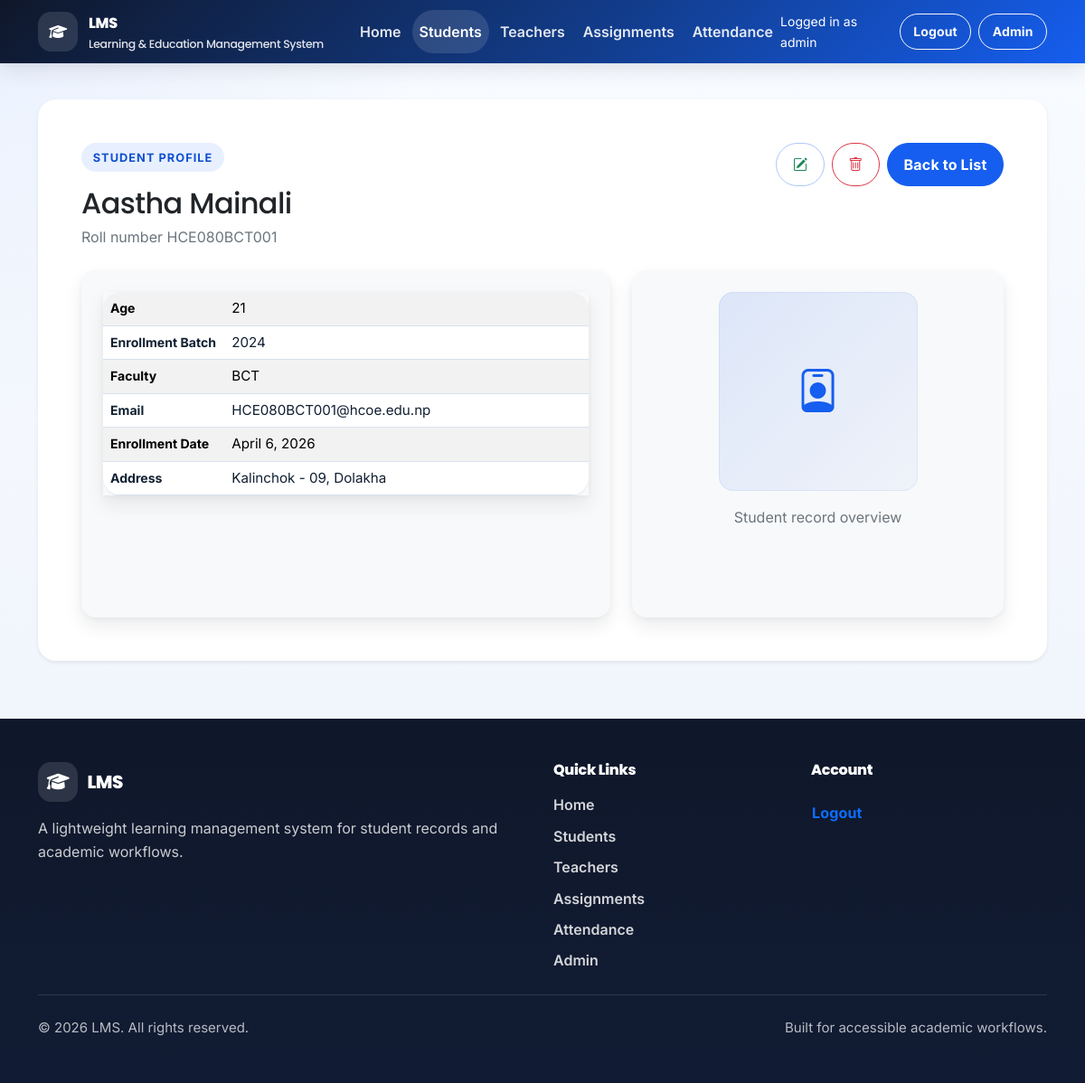
Page /students/50/ (signed in) on the committed database.
### student/models.py (models this page shows, shortened)
class Student(models.Model):
    user = models.OneToOneField(
        User,
        on_delete=models.CASCADE,
        null=True,
        blank=True,
        default=None,
        related_name='student_profile',
    )
    name = models.CharField(max_length=100)
    roll_number = models.CharField(
        max_length=20, unique=True, null=True, blank=True, default=None
    )
    enrollment_batch = models.ForeignKey(
        EnrollmentYear,
        on_delete=models.SET_NULL,
        null=True,
        blank=True,
        default=None,
        related_name='students',
    )
    faculty = models.ForeignKey(
        Faculty,
        on_delete=models.SET_NULL,
        null=True,
        blank=True,
        default=None,
        related_name='students',
    )
    age = models.IntegerField(null=True, blank=True, default=None)
    email = models.EmailField(unique=True, null=True, blank=True, default=None)
    dp = models.ImageField(upload_to='student_dp/', null=True, blank=True, default=None)
    address = models.TextField(null=True, blank=True, default=None)
    enrollment_date = models.DateField(auto_now_add=True)
    is_first_login = models.BooleanField(default=True)

class EnrollmentYear(models.Model):
    year = models.PositiveIntegerField(unique=True)
    def __str__(self):
        return str(self.year)

class Faculty(models.Model):
    name = models.CharField(max_length=150, unique=True)
    objects = FacultyManager()
    def __str__(self):
        return self.name

### student/views.py (the view)
# urls.py: path('<int:pk>/', StudentDetailView.as_view(), name='student-detail'),
class StudentDetailView(LoginRequiredMixin, NonStudentAccessRequiredMixin, DetailView):
    model = Student
    template_name = 'student/student_detail.html'
    context_object_name = 'student'
    queryset = Student.objects.all()

### student/views.py (called while the page is built)
    def dispatch(self, request, *args, **kwargs):
        if hasattr(request.user, 'student_profile') and not (request.user.is_staff or request.user.is_superuser):
            return access_denied_response(request, 'Student accounts cannot access student management pages.')
        return super().dispatch(request, *args, **kwargs)

### LMS/templates/student/student_detail.html (shortened to what this page needs)
{% extends 'base.html' %}
{% block content %}
<section class="container py-4">
	<div class="card shadow-sm border-0 overflow-hidden">
		<div class="card-body p-4 p-lg-5">
			<div class="d-flex flex-wrap justify-content-between align-items-start gap-3 mb-4">
				<div>
					<span class="eyebrow">Student profile</span>
					<h1 class="h2 mb-1">{{ student.name }}</h1>
					<p class="text-secondary mb-0">Roll number {{ student.roll_number }}</p>
				</div>
				<div class="d-flex flex-wrap gap-2">
					<a class="btn btn-outline-primary" href="{% url 'student:student-update' student.pk %}" aria-label="Edit" title="Edit"><i class="bi bi-pencil-square text-success"></i><span class="visually-hidden">Edit</span></a>
					<a class="btn btn-outline-danger" href="{% url 'student:student-delete' student.pk %}" aria-label="Delete" title="Delete"><i class="bi bi-trash text-danger"></i><span class="visually-hidden">Delete</span></a>
					<a class="btn btn-primary" href="{% url 'student:student-list' %}">Back to List</a>
				</div>
			</div>
			<div class="row g-4 student-detail-row">
				<div class="col-lg-7">
					<div class="detail-pane bg-light rounded-4 p-4 h-100">
						<div class="table-responsive">
							<table class="table table-compact table-striped mb-0 align-middle">
								<tbody>
									<tr>
										<th scope="row" class="w-25">Age</th>
										<td>{{ student.age|default_if_none:"-" }}</td>
									</tr>
									<tr>
										<th scope="row">Enrollment Batch</th>
										<td>{{ student.enrollment_batch|default:"-" }}</td>
									</tr>
									<tr>
										<th scope="row">Faculty</th>
										<td>{{ student.faculty|default:"-" }}</td>
									</tr>
									<tr>
										<th scope="row">Email</th>
										<td>{{ student.email|default:"-" }}</td>
									</tr>
									<tr>
										<th scope="row">Enrollment Date</th>
										<td>{{ student.enrollment_date|date:"F j, Y" }}</td>
									</tr>
									<tr>
										<th scope="row">Address</th>
										<td>{{ student.address|default:"-" }}</td>
									</tr>
								</tbody>
							</table>
						</div>
					</div>
				</div>
				<div class="col-lg-5">
					<div class="profile-pane bg-light rounded-4 p-4 h-100 text-center">
						{% if student.dp %}
							<img class="student-image mb-3" src="{{ student.dp.url }}" alt="{{ student.name }} display picture" onerror="this.classList.add('d-none'); this.nextElementSibling.classList.remove('d-none');">
							<div class="profile-placeholder mb-3 d-none">
								<i class="bi bi-person-badge"></i>
							</div>
						{% else %}
							<div class="profile-placeholder mb-3">
								<i class="bi bi-person-badge"></i>
							</div>
						{% endif %}
						<p class="text-secondary mb-0">Student record overview</p>
					</div>
				</div>
			</div>
		</div>
	</div>
</section>
{% endblock %}

### LMS/templates/base.html (shortened to what this page needs)
<!DOCTYPE html>
<html lang="en">
<head>
	{% load static %}
	<link href="https://cdn.jsdelivr.net/npm/bootstrap@5.3.7/dist/css/bootstrap.min.css" rel="stylesheet"
>
	<link rel="stylesheet" href="https://cdn.jsdelivr.net/npm/bootstrap-icons@1.11.3/font/bootstrap-icons.min.css">
	<link rel="stylesheet" href="https://cdnjs.cloudflare.com/ajax/libs/font-awesome/6.7.2/css/all.min.css"
 />
	<link rel="stylesheet" href="{% static 'css/styles.css' %}">
	<link rel="stylesheet" href="{% static 'css/lms-overrides.css' %}">
</head>
<body class="d-flex flex-column min-vh-100">
	<header class="site-header">
		<nav class="navbar navbar-expand-lg navbar-dark">
			<div class="container">
				<a class="navbar-brand" href="{% url 'home' %}" aria-label="LMS home">
					<span class="brand-icon" aria-hidden="true"><i class="fa-solid fa-graduation-cap"></i></span>
					<span class="brand-copy">
						<span class="brand-title">LMS</span>
						<span class="brand-subtitle">Learning & Education Management System</span>
					</span>
				</a>
				<div class="collapse navbar-collapse" id="primaryNav">
					{% with current_url_name=request.resolver_match.url_name current_namespace=request.resolver_match.namespace %}
					<ul class="navbar-nav me-auto mb-2 mb-lg-0 gap-lg-1">
						<li class="nav-item">
							<a class="nav-link {% if current_url_name == 'home' and not current_namespace %}active{% endif %}" href="{% url 'home' %}"
								{% if current_url_name == 'home' and not current_namespace %}aria-current="page"{% endif %}>Home</a>
						</li>
						<li class="nav-item">
							<a class="nav-link {% if current_namespace == 'student' %}active{% endif %}"
								href="{% url 'student:student-list' %}"
								{% if current_namespace == 'student' %}aria-current="page"{% endif %}>Students</a>
						</li>
						<li class="nav-item">
							<a class="nav-link {% if current_namespace == 'teacher' %}active{% endif %}"
								href="{% url 'teacher:teacher-list' %}"
								{% if current_namespace == 'teacher' %}aria-current="page"{% endif %}>Teachers</a>
						</li>
						<li class="nav-item">
							<a class="nav-link {% if current_namespace == 'assignment' %}active{% endif %}"
								href="{% url 'assignment:assignment-list' %}"
								{% if current_namespace == 'assignment' %}aria-current="page"{% endif %}>Assignments</a>
						</li>
						<li class="nav-item">
							<a class="nav-link {% if current_namespace == 'attendance' %}active{% endif %}"
								href="{% url 'attendance:attendance-list' %}"
								{% if current_namespace == 'attendance' %}aria-current="page"{% endif %}>Attendance</a>
						</li>
					</ul>
					{% endwith %}
					<ul class="navbar-nav ms-auto align-items-lg-center gap-lg-2">
						{% if request.user.is_authenticated %}
						<li class="nav-item text-white small me-lg-2">
							Logged in as {{ current_user_display_name }}
						</li>
						<li class="nav-item">
							<form method="post" action="{% url 'logout' %}" class="d-inline">
								<button type="submit" class="btn btn-outline-light btn-sm">Logout</button>
							</form>
						</li>
						{% else %}
						<li class="nav-item">
							<a class="btn btn-outline-light btn-sm" href="{% url 'login' %}">Login</a>
						</li>
						{% endif %}
						{% if request.user.is_staff or request.user.is_superuser %}
						<li class="nav-item">
							<a class="btn btn-outline-light btn-sm" href="{% url 'admin:index' %}">Admin</a>
						</li>
						{% endif %}
					</ul>
				</div>
			</div>
		</nav>
	</header>
	<main id="main-content" class="flex-grow-1">
		<div class="container pt-3">
		</div>
		{% block content %}{% endblock %}
	</main>
	<footer class="site-footer mt-auto">
		<div class="container py-5">
			<div class="row g-4">
				<div class="col-lg-6">
					<h2 class="footer-brand mb-3">
						<span class="brand-icon" aria-hidden="true"><i class="fa-solid fa-graduation-cap"></i></span>
						LMS
					</h2>
					<p class="footer-copy mb-0">
						A lightweight learning management system for student records and academic workflows.
					</p>
				</div>
				<div class="col-lg-3 col-md-6">
					<h3 class="footer-heading">Quick Links</h3>
					<ul class="footer-links list-unstyled mb-0">
						<li><a href="{% url 'home' %}">Home</a></li>
						<li><a href="{% url 'student:student-list' %}">Students</a></li>
						<li><a href="{% url 'teacher:teacher-list' %}">Teachers</a></li>
						<li><a href="{% url 'assignment:assignment-list' %}">Assignments</a></li>
						<li><a href="{% url 'attendance:attendance-list' %}">Attendance</a></li>
						{% if is_admin_like_user %}
						<li><a href="{% url 'admin:index' %}">Admin</a></li>
						{% endif %}
					</ul>
				</div>
				<div class="col-lg-3 col-md-6">
					<h3 class="footer-heading">Account</h3>
					<ul class="footer-links list-unstyled mb-0">
						{% if request.user.is_authenticated %}
						<li>
							<form method="post" action="{% url 'logout' %}" class="d-inline">
								<button type="submit" class="btn btn-link p-0 text-decoration-none">Logout</button>
							</form>
						</li>
						{% else %}
						<li><a href="{% url 'login' %}">Login</a></li>
						{% endif %}
					</ul>
				</div>
			</div>
			<div class="footer-divider my-4"></div>
			<div class="d-flex flex-column flex-md-row justify-content-between align-items-center gap-2">
				<p class="footer-note mb-0">&copy; {% now "Y" %} LMS. All rights reserved.</p>
				<p class="footer-note mb-0">Built for accessible academic workflows.</p>
			</div>
		</div>
	</footer>
</body>
</html>

### static/css/lms-overrides.css (style rules this page uses)
.eyebrow { display: inline-flex; align-items: center; gap: 0.5rem; padding: 0.35rem 0.8rem; margin-bottom: 1rem; border-radius: 999px; font-size: 0.8rem; font-weight: 700; letter-spacing: 0.08em; text-transform: uppercase; background: var(--color-primary-soft); color: var(--color-primary-hover); }
.hero-card, .empty-state, .profile-pane { border-radius: 1.25rem; }
.table-responsive, .bg-white, .bg-light { box-shadow: var(--shadow-md); }
.table-compact th, .table-compact td { white-space: normal; word-break: break-word; line-height: 1.35; font-size: 0.95rem; }
.table-compact td, .table-compact th { vertical-align: top; }
.student-detail-row { --student-pane-base-height: 24rem; }
.student-detail-row .detail-pane, .student-detail-row .profile-pane { min-height: var(--student-pane-base-height); }
.profile-placeholder { display: grid; place-items: center; width: min(100%, 220px); aspect-ratio: 1 / 1; margin: 0 auto; border-radius: 1rem; background: linear-gradient( 135deg, color-mix(in srgb, var(--color-primary) 12%, transparent), color-mix(in srgb, var(--color-primary) 4%, transparent) ); color: var(--color-primary); font-size: 3rem; box-shadow: inset 0 0 0 1px color-mix(in srgb, var(--color-primary) 8%, transparent); }

### rows in the picture
Student: name "Aastha Mainali", roll_number "HCE080BCT001", age "21", enrollment_batch "2024", faculty "BCT", email "HCE080BCT001@hcoe.edu.np", enrollment_date "April 6, 2026", address "Kalinchok - 09, Dolakha"

### other values in the picture
{{ current_user_display_name }} "admin"
